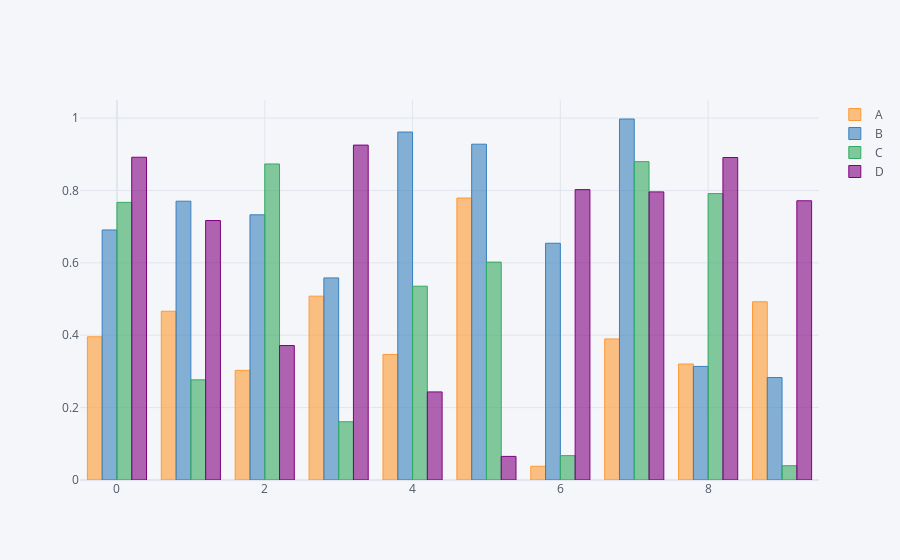

The notebook cell saved with this chart:
### Code cell
df.iplot(kind = 'bar')

### Figure 1 — Plotly figure (JSON) as saved in the notebook; plotly's stock layout.template omitted (floating-point values rounded to 4 significant figures)
{"data": [{"marker": {"color": "rgba(255, 153, 51, 0.6)", "line": {"color": "rgba(255, 153, 51, 1.0)", "width": 1}}, "name": "A", "orientation": "v", "text": "", "type": "bar", "x": [0, 1, 2, 3, 4, 5, 6, 7, 8, 9], "y": [0.3957, 0.4663, 0.303, 0.508, 0.347, 0.7791, 0.03794, 0.3897, 0.3205, 0.4925]}, {"marker": {"color": "rgba(55, 128, 191, 0.6)", "line": {"color": "rgba(55, 128, 191, 1.0)", "width": 1}}, "name": "B", "orientation": "v", "text": "", "type": "bar", "x": [0, 1, 2, 3, 4, 5, 6, 7, 8, 9], "y": [0.6909, 0.7704, 0.7327, 0.5584, 0.9615, 0.9279, 0.6542, 0.9975, 0.3138, 0.2831]}, {"marker": {"color": "rgba(50, 171, 96, 0.6)", "line": {"color": "rgba(50, 171, 96, 1.0)", "width": 1}}, "name": "C", "orientation": "v", "text": "", "type": "bar", "x": [0, 1, 2, 3, 4, 5, 6, 7, 8, 9], "y": [0.7671, 0.2767, 0.8732, 0.1609, 0.5355, 0.602, 0.06727, 0.8796, 0.7913, 0.03944]}, {"marker": {"color": "rgba(128, 0, 128, 0.6)", "line": {"color": "rgba(128, 0, 128, 1.0)", "width": 1}}, "name": "D", "orientation": "v", "text": "", "type": "bar", "x": [0, 1, 2, 3, 4, 5, 6, 7, 8, 9], "y": [0.8918, 0.717, 0.3716, 0.9254, 0.2434, 0.06522, 0.8024, 0.7961, 0.8911, 0.7715]}], "layout": {"legend": {"bgcolor": "#F5F6F9", "font": {"color": "#4D5663"}}, "paper_bgcolor": "#F5F6F9", "plot_bgcolor": "#F5F6F9", "title": {"font": {"color": "#4D5663"}}, "xaxis": {"gridcolor": "#E1E5ED", "showgrid": true, "tickfont": {"color": "#4D5663"}, "title": {"font": {"color": "#4D5663"}, "text": ""}, "zerolinecolor": "#E1E5ED"}, "yaxis": {"gridcolor": "#E1E5ED", "showgrid": true, "tickfont": {"color": "#4D5663"}, "title": {"font": {"color": "#4D5663"}, "text": ""}, "zerolinecolor": "#E1E5ED"}}}
